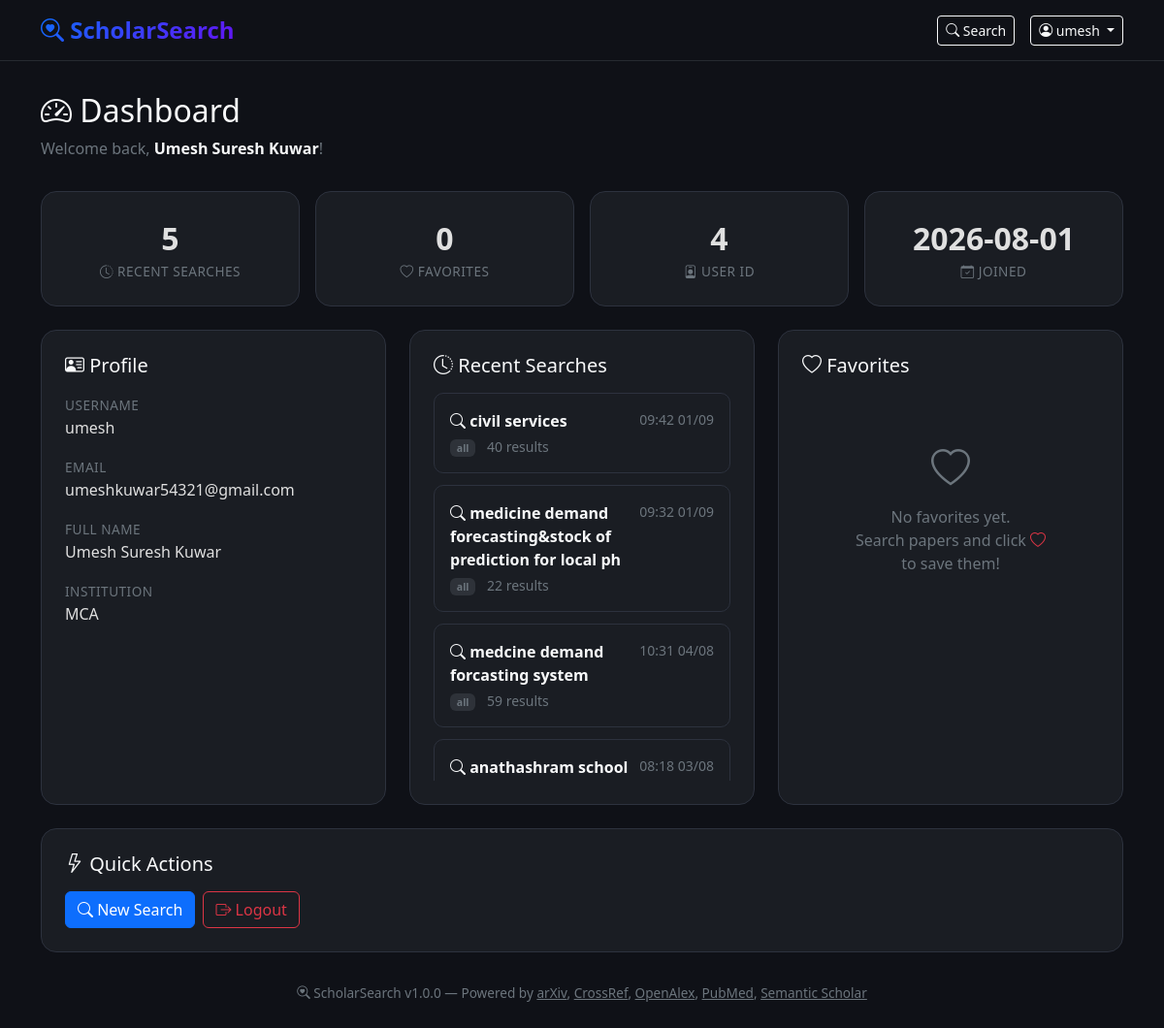
The app's page /dashboard (signed in) with its own data.
### scholar_search/db/models.py (models this page shows, shortened)
class User(Base):
    __tablename__ = "users"
    id = Column(Integer, primary_key=True, autoincrement=True)
    username = Column(String(80), unique=True, nullable=False, index=True)
    email = Column(String(120), unique=True, nullable=False, index=True)
    hashed_password = Column(String(255), nullable=False)
    full_name = Column(String(150), default="")
    institution = Column(String(200), default="")
    is_active = Column(Boolean, default=True)
    created_at = Column(DateTime, default=lambda: datetime.now(timezone.utc))
    updated_at = Column(DateTime, default=lambda: datetime.now(timezone.utc),
                        onupdate=lambda: datetime.now(timezone.utc))
    search_history = relationship("SearchHistory", back_populates="user",
                                  cascade="all, delete-orphan")
    favorites = relationship("Favorite", back_populates="user",
                             cascade="all, delete-orphan")
    feedbacks = relationship("Feedback", back_populates="user",
                             cascade="all, delete-orphan")

class SearchHistory(Base):
    __tablename__ = "search_history"
    id = Column(Integer, primary_key=True, autoincrement=True)
    user_id = Column(Integer, ForeignKey("users.id", ondelete="CASCADE"), nullable=False)
    query = Column(String(300), default="")
    author = Column(String(200), default="")
    source = Column(String(50), default="all")
    num_results = Column(Integer, default=10)
    page = Column(Integer, default=1)
    total_found = Column(Integer, default=0)
    searched_at = Column(DateTime, default=lambda: datetime.now(timezone.utc))
    user = relationship("User", back_populates="search_history")
    __table_args__ = (
        Index("idx_search_history_user", "user_id", "searched_at"),
    )

### app.py (the view)
@app.get("/dashboard", response_class=HTMLResponse)
async def dashboard(request: Request, user: User = Depends(require_login)):
    session = get_session()
    try:
        history = get_user_search_history(session, user.id)
        favorites = get_user_favorites(session, user.id)
        html = render_template(
            "dashboard.html",
            request=request,
            user=user,
            history=history,
            favorites=favorites,
        )
        return HTMLResponse(content=html)
    finally:
        session.close()

### app.py (called while the page is built)
def _sign(value: str) -> str:
    return hmac.new(
        SESSION_SECRET.encode("utf-8"), value.encode("utf-8"), hashlib.sha256
    ).hexdigest()

def _parse_signed_session_id(value: str) -> Optional[str]:
    if not value or "." not in value:
        return None
    session_id, signature = value.rsplit(".", 1)
    expected = _sign(session_id)
    if not hmac.compare_digest(signature, expected):
        return None
    return session_id

def get_session_user(request: Request) -> Optional[User]:
    cookie_value = request.cookies.get(SESSION_COOKIE)
    session_id = _parse_signed_session_id(cookie_value) if cookie_value else None
    if session_id is None:
        return None
    with SESSION_STORE_LOCK:
        user_id = SESSION_STORE.get(session_id)
    if user_id is None:
        return None
    session = get_session()
    try:
        user = get_user_by_id(session, user_id)
        return user
    finally:
        session.close()

def require_login(request: Request):
    user = get_session_user(request)
    if user is None:
        raise HTTPException(status_code=303, headers={"Location": "/login"})
    return user

def render_template(template_name: str, **context) -> str:
    template = jinja_env.get_template(template_name)
    return template.render(**context)

### scholar_search/db/crud.py (called while the page is built)
def get_user_by_id(session: Session, user_id: int) -> Optional[User]:
    return session.query(User).filter(User.id == user_id).first()

def get_user_search_history(
    session: Session,
    user_id: int,
    limit: int = 50,
) -> List[SearchHistory]:
    return (
        session.query(SearchHistory)
        .filter(SearchHistory.user_id == user_id)
        .order_by(desc(SearchHistory.searched_at))
        .limit(limit)
        .all()
    )

def get_user_favorites(session: Session, user_id: int) -> List[Favorite]:
    return (
        session.query(Favorite)
        .filter(Favorite.user_id == user_id)
        .order_by(desc(Favorite.created_at))
        .all()
    )

### scholar_search/db/database.py (called while the page is built)
def get_session():
    return SessionLocal()

### templates/dashboard.html (shortened to what this page needs)
<!DOCTYPE html>
<html lang="en" data-bs-theme="dark">
<head>
    <link href="https://cdn.jsdelivr.net/npm/bootstrap@5.3.2/dist/css/bootstrap.min.css" rel="stylesheet">
    <link rel="stylesheet" href="https://cdn.jsdelivr.net/npm/bootstrap-icons@1.11.2/font/bootstrap-icons.min.css">
</head>
<body>
    <nav class="navbar navbar-dark border-bottom border-secondary border-opacity-25">
        <div class="container">
            <a class="navbar-brand" href="/"><i class="bi bi-search-heart"></i> ScholarSearch</a>
            <div class="d-flex align-items-center gap-3">
                <a href="/" class="btn btn-outline-light btn-sm"><i class="bi bi-search"></i> Search</a>
                <div class="dropdown">
                    <button class="btn btn-outline-light btn-sm dropdown-toggle" type="button" data-bs-toggle="dropdown">
                        <i class="bi bi-person-circle"></i> {{ user.username }}
                    </button>
                </div>
            </div>
        </div>
    </nav>
    <div class="container">
        <div class="dashboard-header">
            <h2 class="text-light"><i class="bi bi-speedometer2"></i> Dashboard</h2>
            <p class="text-secondary">Welcome back, <strong class="text-light">{{ user.full_name or user.username }}</strong>!</p>
        </div>
        <div class="row g-3 mb-4">
            <div class="col-md-3">
                <div class="dashboard-card text-center">
                    <div class="stat-number">{{ history|length }}</div>
                    <div class="stat-label"><i class="bi bi-clock-history"></i> Recent Searches</div>
                </div>
            </div>
            <div class="col-md-3">
                <div class="dashboard-card text-center">
                    <div class="stat-number">{{ favorites|length }}</div>
                    <div class="stat-label"><i class="bi bi-heart"></i> Favorites</div>
                </div>
            </div>
            <div class="col-md-3">
                <div class="dashboard-card text-center">
                    <div class="stat-number">{{ user.id }}</div>
                    <div class="stat-label"><i class="bi bi-person-badge"></i> User ID</div>
                </div>
            </div>
            <div class="col-md-3">
                <div class="dashboard-card text-center">
                    <div class="stat-number">{{ user.created_at.strftime('%Y-%m-%d') if user.created_at else 'N/A' }}</div>
                    <div class="stat-label"><i class="bi bi-calendar-check"></i> Joined</div>
                </div>
            </div>
        </div>
        <div class="row g-4">
            <div class="col-md-4">
                <div class="dashboard-card">
                    <h5 class="text-light mb-3"><i class="bi bi-person-vcard"></i> Profile</h5>
                    <div class="profile-field">
                        <label>Username</label>
                        <div class="value">{{ user.username }}</div>
                    </div>
                    <div class="profile-field">
                        <label>Email</label>
                        <div class="value">{{ user.email }}</div>
                    </div>
                    <div class="profile-field">
                        <label>Full Name</label>
                        <div class="value">{{ user.full_name or '—' }}</div>
                    </div>
                    <div class="profile-field">
                        <label>Institution</label>
                        <div class="value">{{ user.institution or '—' }}</div>
                    </div>
                </div>
            </div>
            <div class="col-md-4">
                <div class="dashboard-card">
                    <h5 class="text-light mb-3"><i class="bi bi-clock-history"></i> Recent Searches</h5>
                    {% if history %}
                    <div style="max-height:400px;overflow-y:auto;">
                        {% for entry in history %}
                        <div class="history-item">
                            <div class="d-flex justify-content-between align-items-start">
                                <div>
                                    <strong class="text-light">
                                        {% if entry.query %}
                                        <i class="bi bi-search"></i> {{ entry.query[:60] }}
                                        {% elif entry.author %}
                                        <i class="bi bi-person"></i> {{ entry.author[:60] }}
                                        {% else %}
                                        <em>Empty search</em>
                                        {% endif %}
                                    </strong>
                                    <div class="text-secondary small mt-1">
                                        <span class="badge bg-secondary bg-opacity-25 text-secondary">{{ entry.source }}</span>
                                        {% if entry.total_found %}<span class="ms-2">{{ entry.total_found }} results</span>{% endif %}
                                    </div>
                                </div>
                                <small class="text-secondary text-nowrap ms-2">{{ entry.searched_at.strftime('%H:%M %d/%m') if entry.searched_at else '' }}</small>
                            </div>
                        </div>
                        {% endfor %}
                    </div>
                    {% else %}
                    <div class="empty-state">
                        <i class="bi bi-clock-history fs-1 d-block mb-2"></i>
                        <p class="mb-0">No search history yet.<br>Start searching on the <a href="/" class="text-primary">home page</a>!</p>
                    </div>
                    {% endif %}
                </div>
            </div>
            <div class="col-md-4">
                <div class="dashboard-card">
                    <h5 class="text-light mb-3"><i class="bi bi-heart"></i> Favorites</h5>
                    {% if favorites %}
                    <div style="max-height:400px;overflow-y:auto;">
                        {% for fav in favorites %}
                        <div class="fav-item">
                            <div class="d-flex justify-content-between align-items-start">
                                <div>
                                    <strong class="text-light">
                                        {% if fav.paper and fav.paper.url %}
                                        <a href="{{ fav.paper.url }}" target="_blank" class="text-light text-decoration-none">{{ fav.paper.title[:60] }}{% if fav.paper.title|length > 60 %}...{% endif %}</a>
                                        {% else %}
                                        {{ fav.paper.title[:60] if fav.paper else 'Unknown paper' }}{% if fav.paper and fav.paper.title|length > 60 %}...{% endif %}
                                        {% endif %}
                                    </strong>
                                    <div class="text-secondary small mt-1">
                                        {% if fav.paper and fav.paper.authors %}
                                        <i class="bi bi-people"></i>
                                        {% set authors = fav.paper.authors|fromjson %}
                                        {{ authors[:3]|join(', ') }}{% if authors|length > 3 %} et al.{% endif %}
                                        {% endif %}
                                        {% if fav.paper and fav.paper.source %}
                                        <span class="badge bg-secondary bg-opacity-25 text-secondary ms-1">{{ fav.paper.source }}</span>
                                        {% endif %}
                                    </div>
                                </div>
                                <small class="text-secondary text-nowrap ms-2">{{ fav.created_at.strftime('%d/%m') if fav.created_at else '' }}</small>
                            </div>
                            {% if fav.notes %}
                            <div class="text-secondary small mt-1"><i class="bi bi-chat-quote"></i> {{ fav.notes[:80] }}</div>
                            {% endif %}
                        </div>
                        {% endfor %}
                    </div>
                    {% else %}
                    <div class="empty-state">
                        <i class="bi bi-heart fs-1 d-block mb-2"></i>
                        <p class="mb-0">No favorites yet.<br>Search papers and click <i class="bi bi-heart text-danger"></i> to save them!</p>
                    </div>
                    {% endif %}
                </div>
            </div>
        </div>
        <div class="row mt-4">
            <div class="col-12">
                <div class="dashboard-card">
                    <h5 class="text-light mb-3"><i class="bi bi-lightning"></i> Quick Actions</h5>
                    <div class="d-flex flex-wrap gap-2">
                        <a href="/" class="btn btn-primary"><i class="bi bi-search"></i> New Search</a>
                        <a href="/logout" class="btn btn-outline-danger"><i class="bi bi-box-arrow-right"></i> Logout</a>
                    </div>
                </div>
            </div>
        </div>
    </div>
    <div class="footer">
        <div class="container">
            <p class="mb-0">
                <i class="bi bi-search-heart"></i> ScholarSearch v1.0.0 &mdash;
                Powered by <a href="https://arxiv.org" class="text-secondary" target="_blank">arXiv</a>,
                <a href="https://crossref.org" class="text-secondary" target="_blank">CrossRef</a>,
                <a href="https://openalex.org" class="text-secondary" target="_blank">OpenAlex</a>,
                <a href="https://pubmed.ncbi.nlm.nih.gov/" class="text-secondary" target="_blank">PubMed</a>,
                <a href="https://semanticscholar.org" class="text-secondary" target="_blank">Semantic Scholar</a>
            </p>
        </div>
    </div>
</body>
</html>

### templates/dashboard.html (style rules this page uses)
:root { --primary-glow: #0d6efd; --card-bg: #1a1d23; --border-color: #2d323e; }
body { background: #0f1117; min-height: 100vh; }
.navbar-brand { font-weight: 700; font-size: 1.5rem; background: linear-gradient(135deg,#0d6efd,#6610f2); -webkit-background-clip: text; -webkit-text-fill-color: transparent; background-clip: text; }
.dashboard-card { background: var(--card-bg); border: 1px solid var(--border-color); border-radius: 16px; padding: 1.5rem; height: 100%; }
.dashboard-header { padding: 2rem 0 1rem; }
.stat-number { font-size: 2rem; font-weight: 700; color: #e0e0e0; }
.stat-label { color: #6c757d; font-size: 0.85rem; text-transform: uppercase; letter-spacing: 0.5px; }
.history-item, .fav-item { background: var(--card-bg); border: 1px solid var(--border-color); border-radius: 10px; padding: 1rem; margin-bottom: 0.75rem; transition: all 0.2s ease; }
.empty-state { text-align: center; padding: 3rem; color: #6c757d; }
.profile-field { margin-bottom: 1rem; }
.profile-field label { color: #6c757d; font-size: 0.85rem; text-transform: uppercase; letter-spacing: 0.5px; }
.profile-field .value { color: #e0e0e0; font-size: 1rem; }
.footer { text-align: center; padding: 2rem 0; color: #6c757d; font-size: 0.85rem; }

### records on screen
User: username "umesh", full_name "Umesh Suresh Kuwar", id "4", created_at "2026-08-01", email "umeshkuwar54321@gmail.com", institution "MCA"
SearchHistory: query "civil services", source "all", total_found "40", searched_at "09:42 01/09"
SearchHistory: query "medicine demand forecasting&stock of prediction for local ph", source "all", total_found "22", searched_at "09:32 01/09"
SearchHistory: query "medcine demand forcasting system", source "all", total_found "59", searched_at "10:31 04/08"
SearchHistory: query "anathashram school…", searched_at "08:18 03/08"

### other values on screen
{{ history|length }} "5"
{{ favorites|length }} "0"
